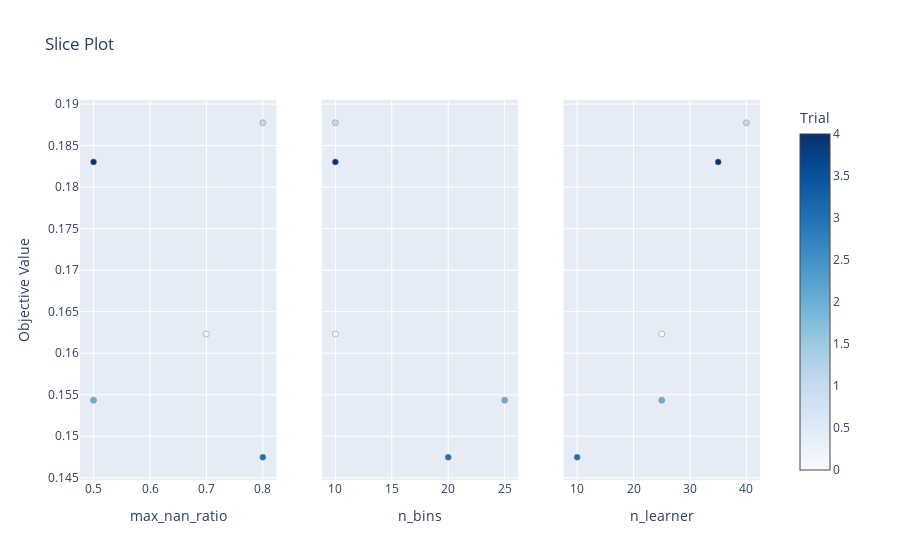

Notebook cell for this chart:
### Code cell
booster.study_plot('slice')

### Figure 1 — Plotly figure (JSON) as saved in the notebook; plotly's stock layout.template omitted (floating-point values rounded to 4 significant figures)
{"data": [{"marker": {"color": [0, 1, 2, 3, 4], "colorbar": {"title": {"text": "Trial"}, "x": 1, "xpad": 40}, "colorscale": [[0, "rgb(247,251,255)"], [0.125, "rgb(222,235,247)"], [0.25, "rgb(198,219,239)"], [0.375, "rgb(158,202,225)"], [0.5, "rgb(107,174,214)"], [0.625, "rgb(66,146,198)"], [0.75, "rgb(33,113,181)"], [0.875, "rgb(8,81,156)"], [1, "rgb(8,48,107)"]], "line": {"color": "Grey", "width": 0.5}, "showscale": true}, "mode": "markers", "name": "Feasible Trial", "showlegend": false, "type": "scatter", "x": [0.7, 0.8, 0.5, 0.8, 0.5], "xaxis": "x", "y": [0.1623, 0.1878, 0.1543, 0.1475, 0.183], "yaxis": "y"}, {"marker": {"color": [0, 1, 2, 3, 4], "colorbar": {"title": {"text": "Trial"}, "x": 1, "xpad": 40}, "colorscale": [[0, "rgb(247,251,255)"], [0.125, "rgb(222,235,247)"], [0.25, "rgb(198,219,239)"], [0.375, "rgb(158,202,225)"], [0.5, "rgb(107,174,214)"], [0.625, "rgb(66,146,198)"], [0.75, "rgb(33,113,181)"], [0.875, "rgb(8,81,156)"], [1, "rgb(8,48,107)"]], "line": {"color": "Grey", "width": 0.5}, "showscale": false}, "mode": "markers", "name": "Feasible Trial", "showlegend": false, "type": "scatter", "x": [10, 10, 25, 20, 10], "xaxis": "x2", "y": [0.1623, 0.1878, 0.1543, 0.1475, 0.183], "yaxis": "y2"}, {"marker": {"color": [0, 1, 2, 3, 4], "colorbar": {"title": {"text": "Trial"}, "x": 1, "xpad": 40}, "colorscale": [[0, "rgb(247,251,255)"], [0.125, "rgb(222,235,247)"], [0.25, "rgb(198,219,239)"], [0.375, "rgb(158,202,225)"], [0.5, "rgb(107,174,214)"], [0.625, "rgb(66,146,198)"], [0.75, "rgb(33,113,181)"], [0.875, "rgb(8,81,156)"], [1, "rgb(8,48,107)"]], "line": {"color": "Grey", "width": 0.5}, "showscale": false}, "mode": "markers", "name": "Feasible Trial", "showlegend": false, "type": "scatter", "x": [25, 40, 25, 10, 35], "xaxis": "x3", "y": [0.1623, 0.1878, 0.1543, 0.1475, 0.183], "yaxis": "y3"}], "layout": {"title": {"text": "Slice Plot"}, "xaxis": {"anchor": "y", "domain": [0, 0.2889], "title": {"text": "max_nan_ratio"}}, "xaxis2": {"anchor": "y2", "domain": [0.3556, 0.6444], "title": {"text": "n_bins"}}, "xaxis3": {"anchor": "y3", "domain": [0.7111, 1], "title": {"text": "n_learner"}}, "yaxis": {"anchor": "x", "domain": [0, 1], "title": {"text": "Objective Value"}}, "yaxis2": {"anchor": "x2", "domain": [0, 1], "matches": "y", "showticklabels": false}, "yaxis3": {"anchor": "x3", "domain": [0, 1], "matches": "y", "showticklabels": false}}}
